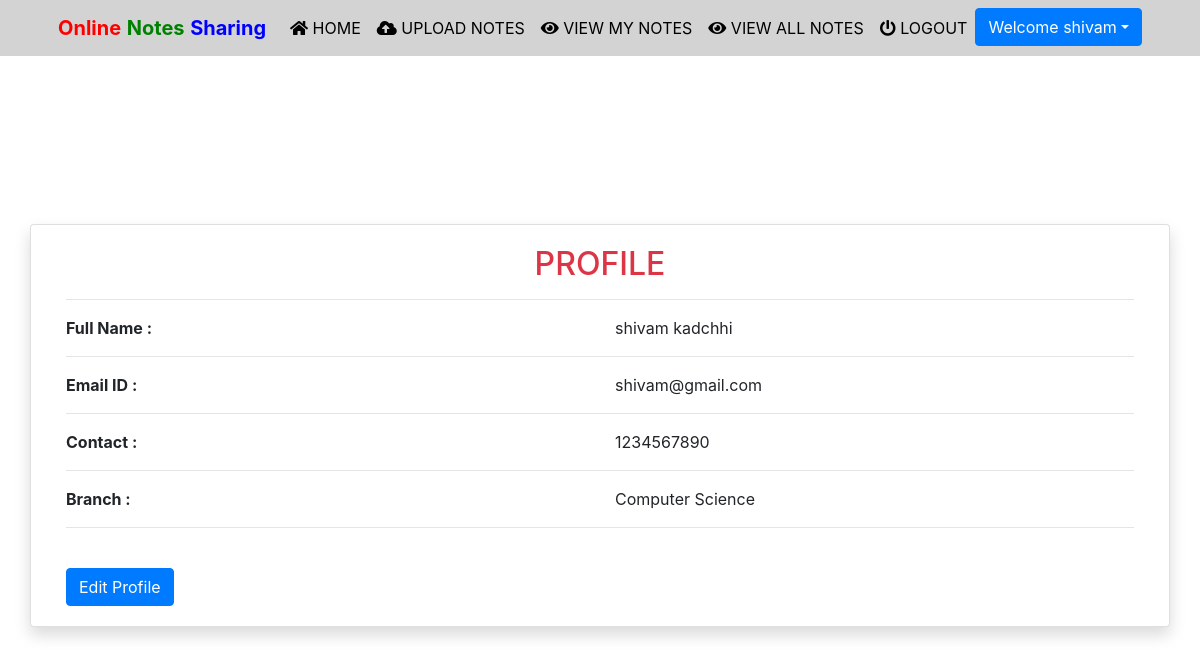
The app's page /profile (signed in) with its own data.
### notes/models.py (models this page shows, shortened)
class Signup(models.Model):
    user = models.ForeignKey(User, on_delete=models.CASCADE)
    contact = models.CharField(max_length=10)
    branch = models.CharField(max_length=30)
    role = models.CharField(max_length=15)

### notes/views.py (the view)
# urls.py: path('profile', views.profile, name='profile'),
def profile(request):
    if not request.user.is_authenticated:
        return redirect('login')
    user = User.objects.get(id=request.user.id)
    data = Signup.objects.get(user=user)
    d = {'data': data, 'user': user}
    return render(request, 'profile.html', d)

### templates/profile.html (shortened to what this page needs)
{% extends 'usernavigation.html'%} {% load static %} {% block body %}
<div class="container card shadow mt-5">
  <div class="card-body">
    <h2 class="text-center text-danger">PROFILE</h2>
    <hr />
    <div class="row">
      <div class="col-md-6">
        <b>Full Name : </b>
      </div>
      <div class="col-md-6">
        {{data.user.first_name}} {{data.user.last_name}}
      </div>
    </div>
    <hr />
    <div class="row">
      <div class="col-md-6">
        <b>Email ID : </b>
      </div>
      <div class="col-md-6">
        {{data.user.username}}
      </div>
    </div>
    <hr />
    <div class="row">
      <div class="col-md-6">
        <b>Contact : </b>
      </div>
      <div class="col-md-6">
        {{data.contact}}
      </div>
    </div>
    <hr />
    <div class="row">
      <div class="col-md-6">
        <b>Branch : </b>
      </div>
      <div class="col-md-6">
        {{data.branch}}
      </div>
    </div>
    <hr />
    <a href="{% url 'edit_profile' %}" class="btn btn-primary mt-4"
      >Edit Profile</a
    >
  </div>
</div>
{% endblock %}

### templates/usernavigation.html (shortened to what this page needs)
{% load static %}
<html lang="en">
    <head>
        <link rel="stylesheet" href="https://maxcdn.bootstrapcdn.com/bootstrap/4.3.1/css/bootstrap.min.css"/>
        <link rel="stylesheet" href="https://use.fontawesome.com/releases/v5.6.3/css/all.css"/>
        <link rel="stylesheet" href="{% static 'css/mystyle.css' %}" />
        <link rel="stylesheet" href="https://cdnjs.cloudflare.com/ajax/libs/twitter-bootstrap/4.5.2/css/bootstrap.css"/>
        <link rel="stylesheet" href="https://cdn.datatables.net/1.11.3/css/dataTables.bootstrap4.min.css"/>
    </head>
    <body>
        <nav class="navbar navbar-expand-sm justify-content-center" style="background-color: lightgrey">
        <a class="navbar-brand" href=""><span style="color: red"><b>Online</b></span><span style="color: green"> <b>Notes</b> </span><span style="color: blue"><b>Sharing</b></span></a>
        <ul class="navbar-nav">
            <li class="navbar-item">
                <a class="nav-link" href="{% url 'profile' %}"><i class="fas fa-home"></i> HOME</a>
            </li>
            <li class="navbar-item">
                <a class="nav-link" href="{% url 'upload_notes' %}"><i class="fas fa-cloud-upload-alt"></i> UPLOAD NOTES</a>
            </li>
            <li class="navbar-item">
                <a class="nav-link" href="{% url 'view_mynotes' %}"><i class="fas fa-eye"></i> VIEW MY NOTES</a>
            </li>
            <li class="navbar-item">
                <a class="nav-link" href="{% url 'viewallnotes' %}"><i class="fas fa-eye"></i> VIEW ALL NOTES</a>
            </li>
            <li class="navbar-item">
            <a class="nav-link" href="{% url 'logout' %}"><i class="fas fa-power-off"></i> LOGOUT</a>
            </li>
            <div class="dropdown">
            <button class="btn btn-primary dropdown-toggle" type="button" id="dropdownMenuButton" data-toggle="dropdown" aria-haspopup="true" aria-expanded="false">Welcome {{request.user.first_name}}</button>
            </div>
        </ul>
        </nav>
    </body>
</html>
{% block body %} {% endblock %}

### static/css/mystyle.css (style rules this page uses)
.nav-link { color: black; }

### records on screen
Signup: user.first_name "shivam", user.last_name "kadchhi", user.username "shivam@gmail.com", contact "1234567890", branch "Computer Science"

### other values on screen
{{ request.user.first_name }} "shivam"
